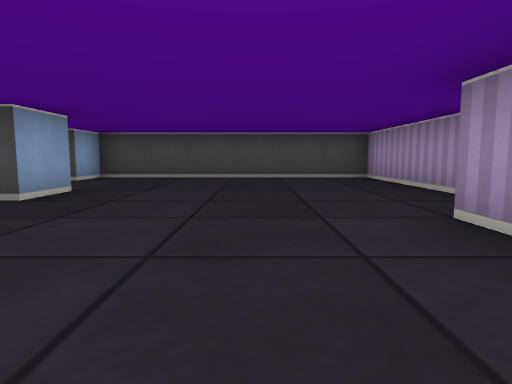
view 1 (above)

19 first-person views from a walk through a cub3D ray-caster map. The camera is about half as high as the walls, tilts 6° down and sees 75° across. The floor is counted in squares. Each view is taken from the middle of a square. On the plan, view 1 faces up. The plan holds only what a view shows up to about 9 squares ahead; the rest is blank.

view 2
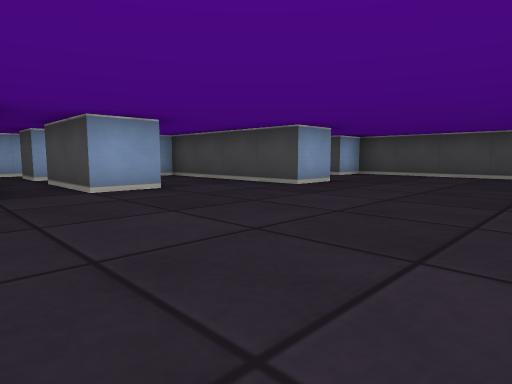

view 3
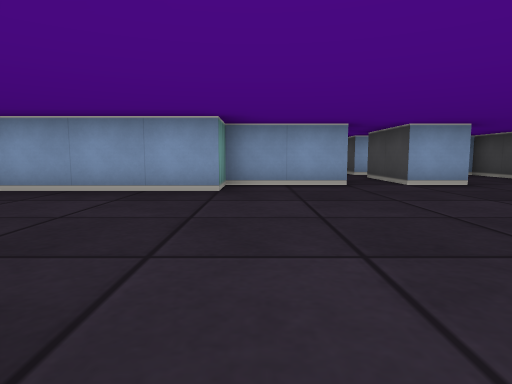

view 4
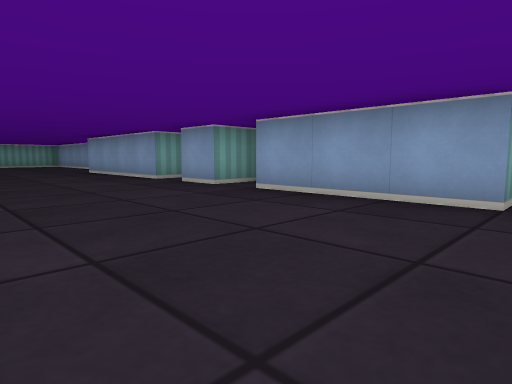

view 5
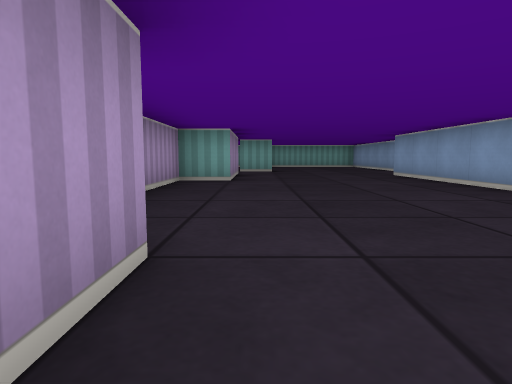

view 6
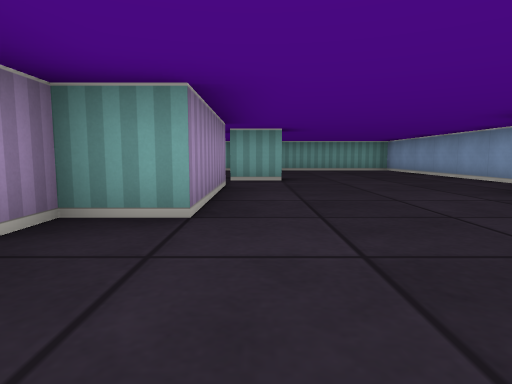

view 7
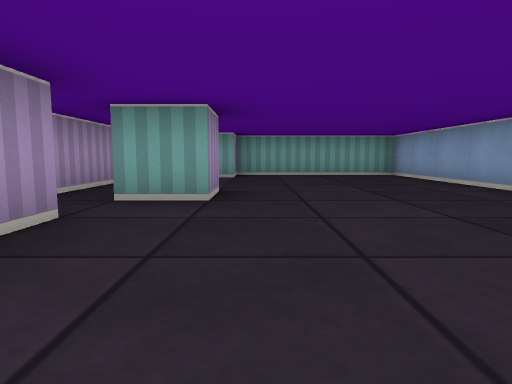

view 8
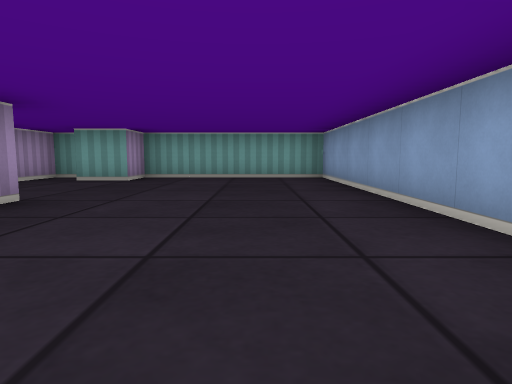

view 9
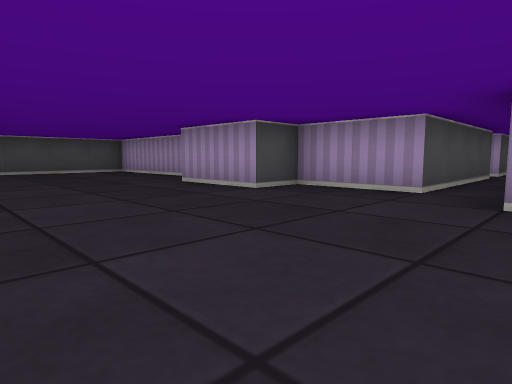

view 10
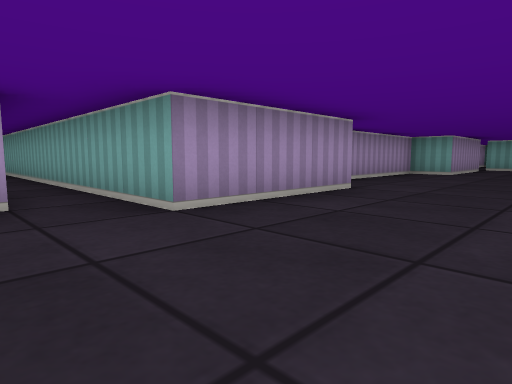

view 11
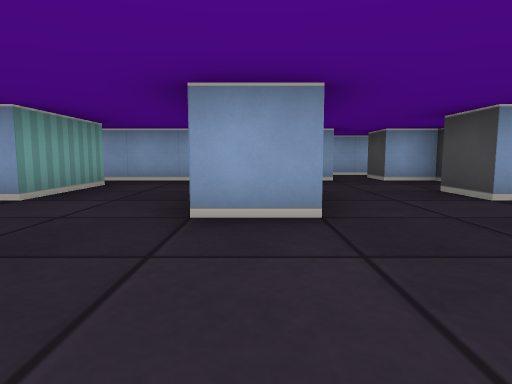

view 12
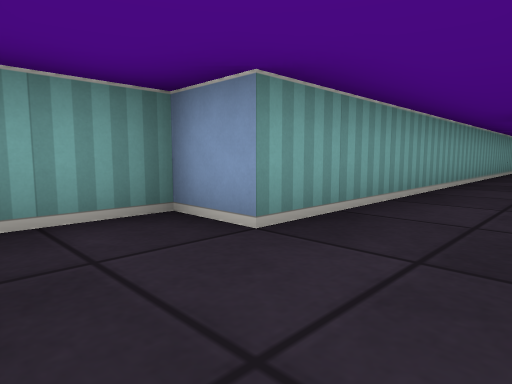

view 13
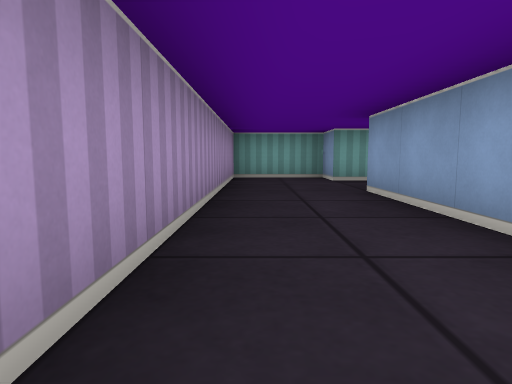

view 14
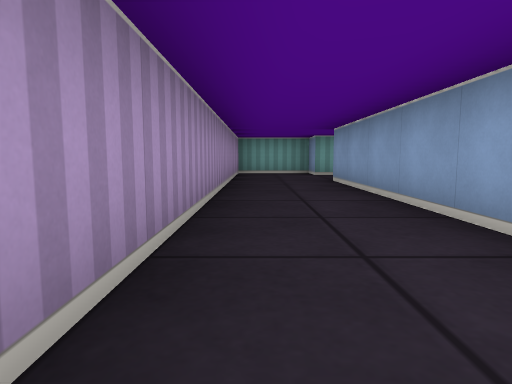

view 15
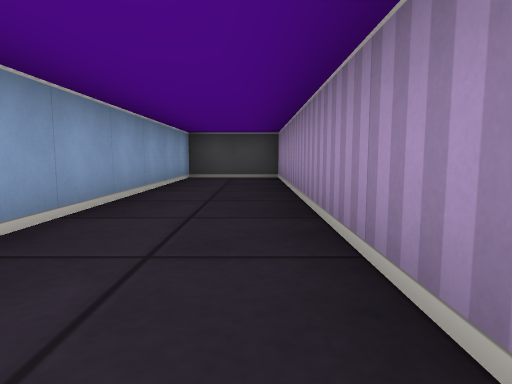

view 16
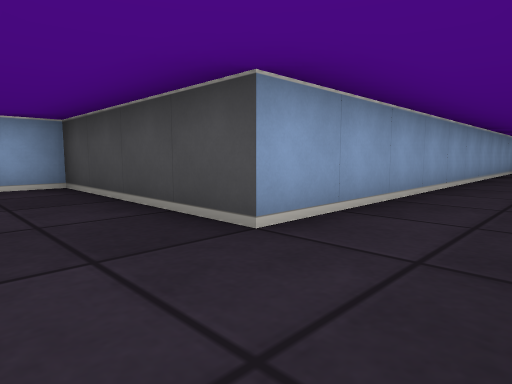

view 17
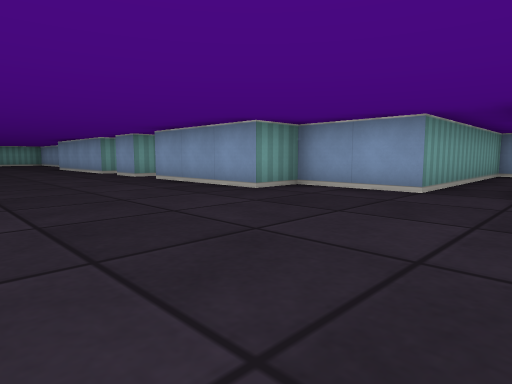

view 18
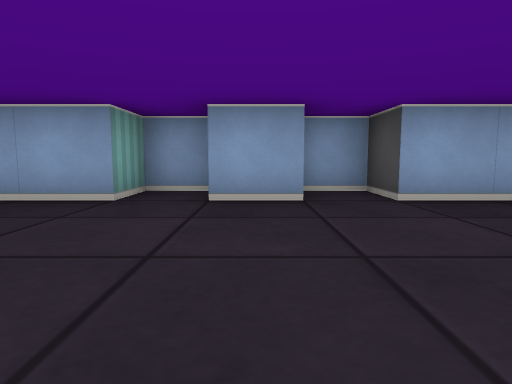

view 19
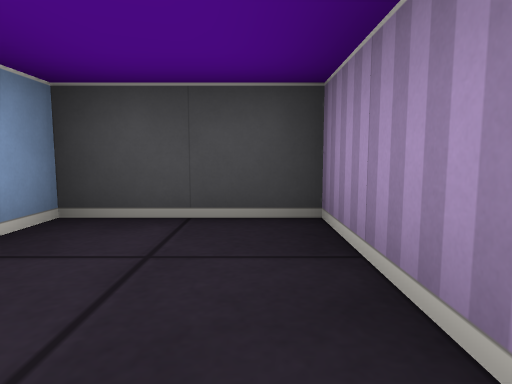

### Floor plan
Points are (right, up) in squares from view 1. A wall is a line through its corners. A room is listed if a view was taken in it or the views show most of it. See-through windows are left out.
Room 1 (views 1, 2, 3, 4, 5, 6, 7, 8, 9, 10, 11, 17, 18)
walls: (1.5, -5.6) (1.5, -2.5) (6.5, -2.5); (-3.5, -7.6) (-3.5, -8.5) (-2.5, -8.5) (-2.5, -12.5); (-3.5, -0.5) (-3.5, -2.5) (-2.5, -2.5) (-2.5, -5.5) (-3.5, -5.5) (-3.5, -6.5) (-2.5, -6.5) (-2.5, -7.5); (-3.5, 1.5) (-3.5, 0.5); (6.5, -1.5) (2.5, -1.5) (2.5, 0.5) (1.5, 0.5) (1.5, 2.5); (1.5, -13.5) (1.5, -10.5) (2.5, -10.5) (2.5, -7.2); (-3.5, -13.9) (-3.5, -19.5) (0.5, -19.5) (0.5, -18.5) (1.5, -18.5); (2.5, 4) (2.5, 7.5) (-3.5, 7.5) (-3.5, 6.5) (-4.5, 6.5); (-2.5, 4.6) (-2.5, 3.5) (-3.5, 3.5); (0.5, -15.5) (0.5, -14.5) (1.5, -14.5); (-6.5, 7.6) (-6.5, 6.5); (2, -19.5) (2.5, -19.5) (2.5, -15.1)
ways out: opening at (-4.5, 2.5) to room 3; opening at (-4.5, 0) to room 4; opening at (-7, 6); opening at (6, -2)
Room 2 (views 12, 13, 14, 15, 16, 19)
walls: (8.5, -2.5) (12.5, -2.5) (12.5, -3.5) (14.5, -3.5) (14.5, 9.5) (12.5, 9.5) (12.5, -0.5) (8.5, -0.5) (8.5, -1.5)
ways out: opening at (8, -2)
Room 3 (no view inside)
walls: (-5.5, 1.5) (-3.5, 1.5); (-3.5, 3.5) (-6.5, 3.5) (-6.5, 1.5)
ways out: opening at (-4.5, 2.5) to room 1; opening at (-6, 1) to room 4
Room 4 (no view inside)
walls: (-6.5, -0.5) (-3.5, -0.5); (-3.5, 0.5) (-5.5, 0.5); (-6.5, 1.5) (-6.5, 0.5)
ways out: opening at (-4.5, 0) to room 1; opening at (-6, 1) to room 3; opening at (-7, 0)

Where each view was taken, in squares from view 1:
view 1: 0 up, 0 right, facing up
view 2: 1 down, 1 right, facing up-left
view 3: 2 down, 2 right, facing left
view 4: 2 down, 1 right, facing down-left
view 5: 4 down, 1 right, facing down
view 6: 8 down, 1 right, facing down
view 7: 11 down, 0 right, facing down
view 8: 12 down, 2 left, facing down
view 9: 3 down, 2 left, facing up-right
view 10: 1 down, 1 left, facing down-right
view 11: 4 up, 0 right, facing left
view 12: 1 down, 14 right, facing down-left
view 13: 4 up, 14 right, facing down
view 14: 6 up, 14 right, facing down
view 15: 2 up, 14 right, facing up
view 16: 2 down, 14 right, facing up-left
view 17: 1 up, 1 right, facing down-left
view 18: 7 down, 1 right, facing left
view 19: 7 up, 14 right, facing up
